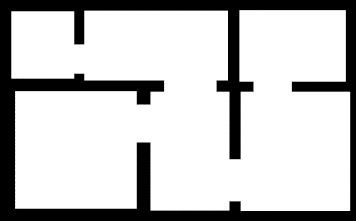
#> input picture floor_plan.png, 356 x 221 px
$ python helmholtz.py   (Python 2 division)
#> lines starting #> are read from the running program, lines starting #| are printed output that depends on the picture
import numpy as np
import scipy as scp
from scipy import sparse as sp
from scipy.sparse import linalg as la
import matplotlib
import matplotlib.pyplot as plt
from scipy import ndimage
import Image
import cmath
pi = np.pi

#Import image here (not yet implemented), define index of refraction
img = Image.open('floor_plan.png').convert('L')
img = np.asarray(img) ;
s = img.shape
#> s = (221, 356)
N,M = s[0]-1,s[1]-1
#> N = 220; M = 355
n = np.ones([N+1,M+1])+0*1j

for i in range(0,N):
	for j in range (0,M):
		if img[i,j] == 0:
			n[i,j] = 4.5-1j*0.8
                else:
                        n[i,j] = 1

L,H = s[0]/100.0,s[1]/100.0
#> L = 2.21; H = 3.56
k = (2*pi*2.4e9)/3e8
dx = L/N ; dy = H/M ;
#> after `dx = L / N`: dx = 0.01
#> after `dy = H / M`: dy = 0.01
y = np.linspace(0.0,L,num = N+1) ; x = np.linspace(0.0,H,num = M+1) ;
#> after `y = np.linspace(0.0, L, num=N + 1)`: y = 221 values from 0 to 2.21
#> after `x = np.linspace(0.0, H, num=M + 1)`: x = 356 values from 0 to 3.56
[X,Y] = np.meshgrid(x,y) ;
x0 = L/2; y0 = H/2
#> after `x0 = L / 2`: x0 = 1.1
s = 0.01 ;

# Define source term
def normalpdf(x,y):
	return 1000.0/np.sqrt(2*pi*pow(s,2))*np.exp(-1.0/(2*pow(s,2))*(pow(x-x0,2)+pow(y-y0,2)))

vnormalpdf = np.vectorize(normalpdf)
fvect = vnormalpdf(X,Y) ;
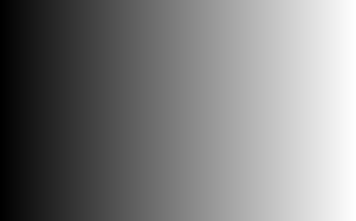
#> X: shape (221, 356) float64; min 0, max 3.56, mean 1.78; drawn with min black and max white
fvec = fvect.reshape([1,(N+1)*(M+1)])[0] ;

#Construct del^2+k^2*n^2 Matrix
Ax = np.diag(-2.0/pow(dx,2)*np.ones(N+1))+np.diag(1.0/pow(dx,2)*np.ones(N),k=1)+np.diag(1.0/pow(dx,2)*np.ones(N),k=-1)
Ax = sp.csr_matrix(Ax) ;

Ay = np.diag(-2.0/pow(dy,2)*np.ones(M+1))+np.diag(1.0/pow(dy,2)*np.ones(M),k=1)+np.diag(1.0/pow(dy,2)*np.ones(M),k=-1) ;
Ay = sp.csr_matrix(Ay) ;

A = sp.kron(sp.identity(M+1),Ax)+sp.kron(Ay,sp.identity(N+1)) ;
A = A+sp.diags(pow(k,2)*pow(n.reshape(1,(N+1)*(M+1))[0],2))

#Solve the system... (may add some iterative method here in the future)
E = la.spsolve(A,fvec).reshape(N+1,M+1)
plt.pcolor(x,y,E.real,vmin=-0.05,vmax=0.05)
plt.colorbar()
plt.matshow(img)
plt.matshow(fvect)
plt.show()
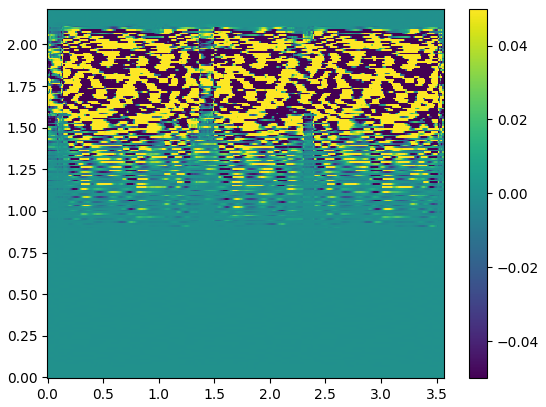
#> figure drawn by matplotlib, 2 panels
